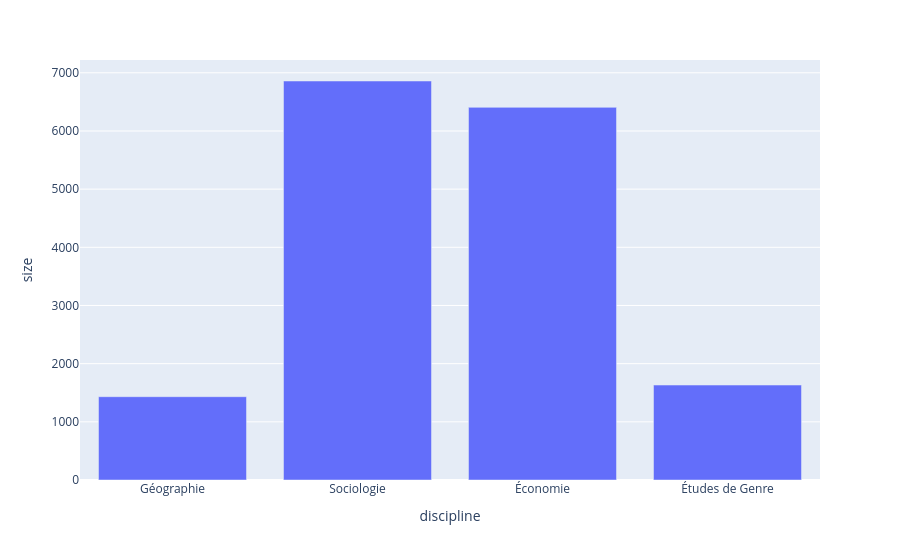

The notebook cell saved with this chart:
### Markdown cell above
il suffit alors de créer un histogramme en utilisant ce nouveau `DataFrame`. remarquons que ce graphe est sauvegardé sous la variable `fig`, qui est une convention lorsqu'on travaille avec plotly :

### Code cell
# Créé le diagramme bâton (bar chart) en utilisant la fonction .bar()
fig = px.bar(articles_par_maj_femmes, x = "discipline", y = "size")

# Affiche la figure en utilisant la fonction .show()
fig.show()
fig.write_image()

### Figure 1 — Plotly figure (JSON) as saved in the notebook; plotly's stock layout.template omitted (floating-point values rounded to 4 significant figures)
{"data": [{"alignmentgroup": "True", "hovertemplate": "discipline=%{x}<br>size=%{y}<extra></extra>", "legendgroup": "", "marker": {"color": "#636efa", "pattern": {"shape": ""}}, "name": "", "offsetgroup": "", "orientation": "v", "showlegend": false, "textposition": "auto", "type": "bar", "x": ["Géographie", "Sociologie", "Économie", "Études de Genre"], "xaxis": "x", "y": [1432, 6859, 6406, 1632], "yaxis": "y"}], "layout": {"barmode": "relative", "legend": {"tracegroupgap": 0}, "margin": {"t": 60}, "xaxis": {"anchor": "y", "domain": [0, 1], "title": {"text": "discipline"}}, "yaxis": {"anchor": "x", "domain": [0, 1], "title": {"text": "size"}}}}
